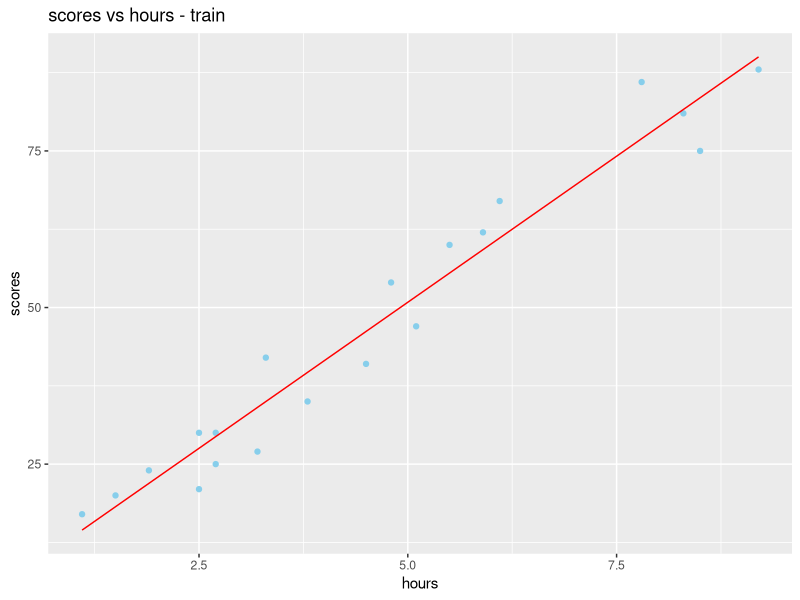
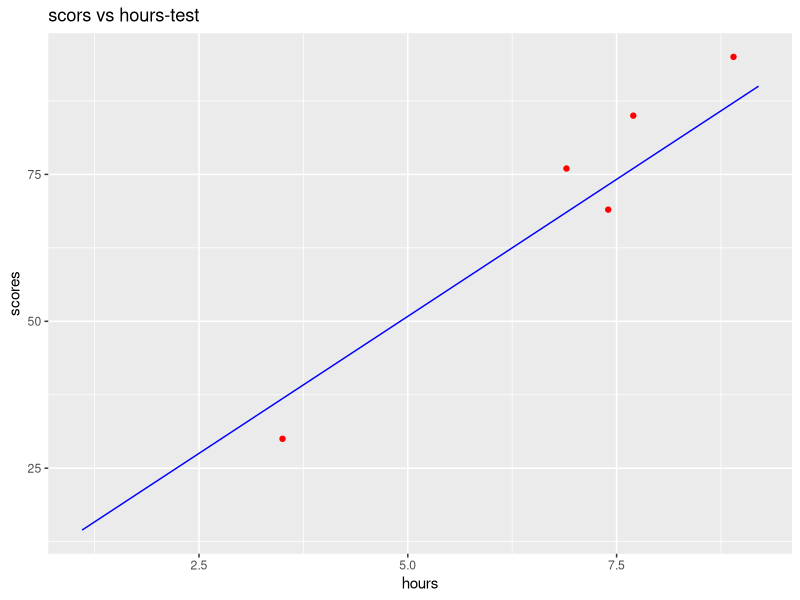

Reproduce these figures in R, in order.
#BHUVANESWARAN. B
#TASK-1
#simple linear regression

#data pre-processing
hours<-c(2.5,5.1,3.2,8.5,3.5,1.5,9.2,5.5,8.3,2.7,7.7,5.9,4.5,3.3,1.1,8.9,2.5,1.9,6.1,7.4,2.7,4.8,3.8,6.9,7.8)
scores<-c(21,47,27,75,30,20,88,60,81,25,85,62,41,42,17,95,30,24,67,69,30,54,35,76,86)
data<-data.frame(hours,scores)
colnames(data)<-c("hours","scores")
data
#splitting into test and train data
library(caTools)
set.seed(123)
split<-sample.split(data$scores, SplitRatio = 0.8)
train<-subset(data, split==T)
test<-subset(data, split==F)

#fitting simple linear regression
regressor<-lm(formula = scores~hours,data = train)
summary(regressor)

#predicting test set results
y_pred<-predict(regressor, newdata = test)
dataPred<-data.frame(y_pred)
dataPred
#visualizing train set results
library(ggplot2)
y_pred_train<-predict(regressor, newdata = train)
ggplot()+
  geom_point(aes(x=train$hours, y=train$scores),
             colour="sky blue")+
  geom_line(aes(x=train$hours, y=y_pred_train),colour="red")+
  ggtitle("scores vs hours - train")+
  xlab("hours")+
  ylab("scores")

#visualizing test set results
ggplot()+
  geom_point(aes(x=test$hours, y=test$score),
             colour="red")+
  geom_line(aes(x=train$hours, y=y_pred_train),colour="blue")+
  ggtitle("scors vs hours-test")+
  xlab("hours")+
  ylab("scores")


#prediction
p<-data.frame(9.25)
colnames(p) <- "hours"
newans<-predict(regressor,newdata=p)
newans


pred <- data.frame(cbind(actual=test$scores, predicted=dataPred))
#accuracy
accuracy <- mean(apply(pred, 1, min) / apply(pred, 1, max))
accuracy
#Error
install.packages("Metrics")
library(Metrics)
y_pred<-as.numeric(y_pred)
str(y_pred)
str(test$scores)
mae(test$scores,y_pred)
